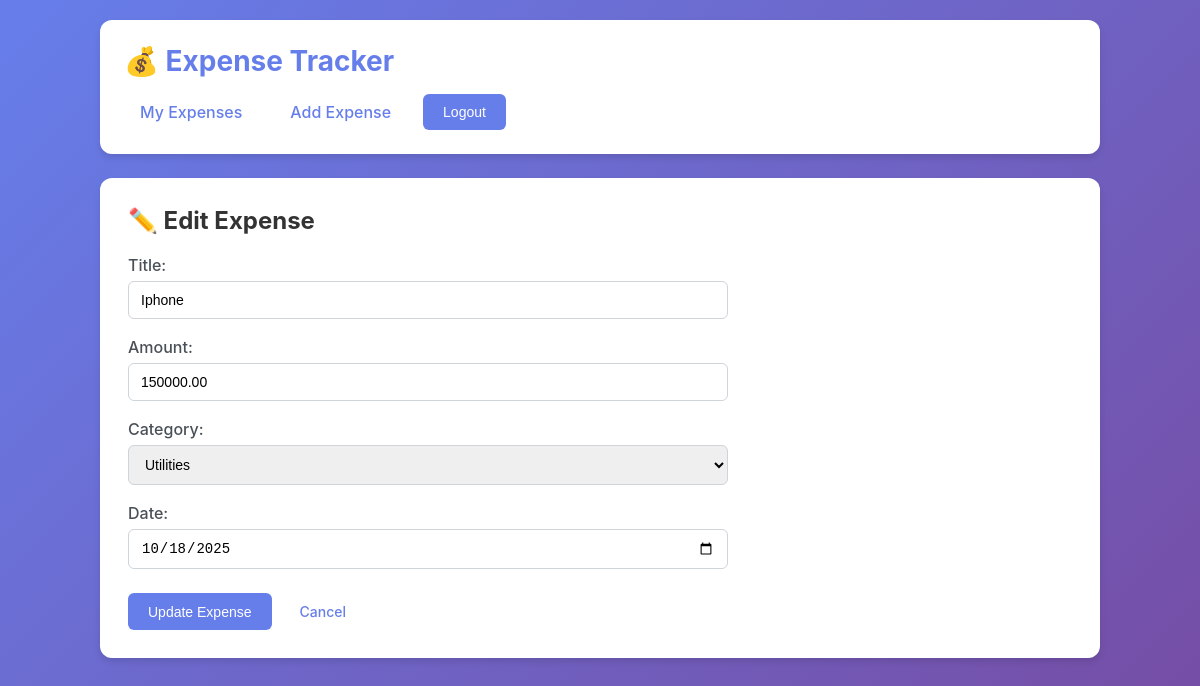
Page /expenses/4/edit/ (signed in) on the committed database.
### expenses/models.py (models this page shows, shortened)
class Expense(models.Model):
    CATEGORY_CHOICES = [
        ('Food','Food'),
        ('Transport','Transport'),
        ('Rent','Rent'),
        ('Utilities','Utilities'),
        ('Other','Other'),
    ]
    title = models.CharField(max_length=255)
    amount = models.DecimalField(max_digits=10, decimal_places=2)
    category = models.CharField(max_length=50, choices=CATEGORY_CHOICES, default='Other')
    date = models.DateField()
    user = models.ForeignKey(settings.AUTH_USER_MODEL, on_delete=models.CASCADE, related_name='expenses')
    created_at = models.DateTimeField(auto_now_add=True)
    class Meta:
        ordering = ["-date", "-created_at"]

### expenses/views.py (the view, shortened to what this page needs)
# urls.py: path("<int:pk>/edit/", ExpenseUpdateView.as_view(), name="edit"),
class ExpenseUpdateView(LoginRequiredMixin, ExpenseOwnerMixin, UpdateView):
    model = Expense
    form_class = ExpenseForm
    template_name = "expense_form.html"
    success_url = reverse_lazy("expenses:list")

### expenses/forms.py (shortened to what this page needs)
class ExpenseForm(forms.ModelForm):
    date = forms.DateField(widget=forms.DateInput(attrs={"type":"date"}))
    class Meta:
        model = Expense
        fields = ["title", "amount", "category", "date"]
        widgets = {
            "title": forms.TextInput(attrs={"placeholder":"e.g. Lunch at Cafe"}),
            "amount": forms.NumberInput(attrs={"step":"0.01", "min":"0.01"}),
        }

### expenses/views.py (called while the page is built)
    def test_func(self):
        expense = self.get_object()
        return expense.user == self.request.user

### expenses/templates/expense_form.html (shortened to what this page needs)
{% extends "base.html" %}
{% block content %}
  <h2>{% if object %}✏️ Edit Expense{% else %}➕ Add New Expense{% endif %}</h2>
  <form method="post" style="max-width: 600px;">
    <div class="field">
      {{ form.title.label_tag }}
      {{ form.title }}
    </div>
    <div class="field">
      {{ form.amount.label_tag }}
      {{ form.amount }}
    </div>
    <div class="field">
      {{ form.category.label_tag }}
      {{ form.category }}
    </div>
    <div class="field">
      {{ form.date.label_tag }}
      {{ form.date }}
    </div>
    <div style="display: flex; gap: 12px; margin-top: 24px;">
      <button type="submit" class="btn btn-primary">
        {% if object %}Update Expense{% else %}Save Expense{% endif %}
      </button>
      <a href="{% url 'expenses:list' %}" class="btn btn-link">Cancel</a>
    </div>
  </form>
{% endblock %}

### expenses/templates/base.html (style rules this page uses)
* { margin: 0; padding: 0; box-sizing: border-box; }
body { font-family: -apple-system, BlinkMacSystemFont, "Segoe UI", Roboto, "Helvetica Neue", Arial, sans-serif; background: linear-gradient(135deg, #667eea 0%, #764ba2 100%); min-height: 100vh; padding: 20px; color: #333; }
h2 { color: #333; margin-bottom: 20px; font-size: 24px; }
.btn { display: inline-block; padding: 10px 20px; border-radius: 6px; text-decoration: none; font-weight: 500; cursor: pointer; border: none; font-size: 14px; transition: all 0.3s ease; }
.btn-primary { background: #667eea; color: white; }
.btn-link { background: transparent; color: #667eea; padding: 10px 16px; }
form .field { margin-bottom: 18px; }
form label { display: block; margin-bottom: 6px; font-weight: 500; color: #495057; }
form input[type="text"], form input[type="number"], form input[type="date"], form input[type="password"], form input[type="email"], form select, form textarea { width: 100%; padding: 10px 12px; border: 1px solid #ced4da; border-radius: 6px; font-size: 14px; transition: border-color 0.3s ease; }

### rows in the picture
Expense: title "Iphone", amount "150000.00", category "Utilities", date "10/18/2025"
